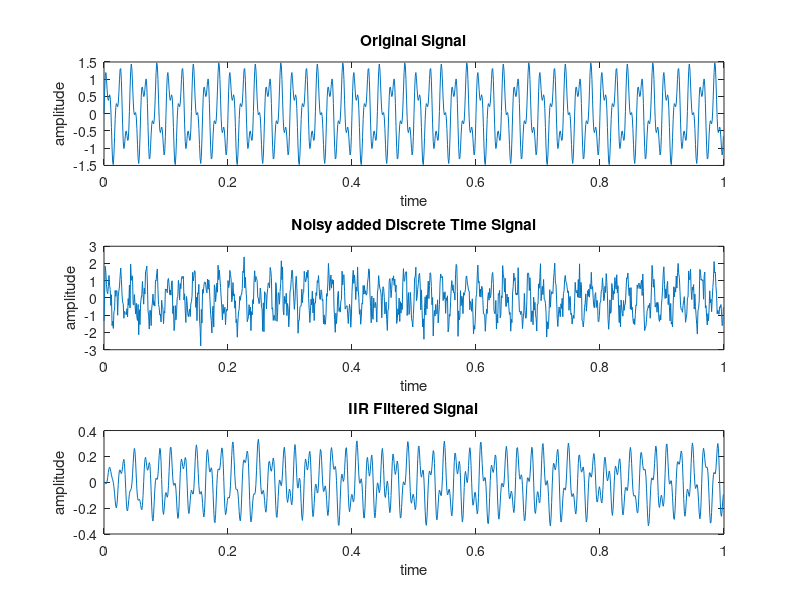
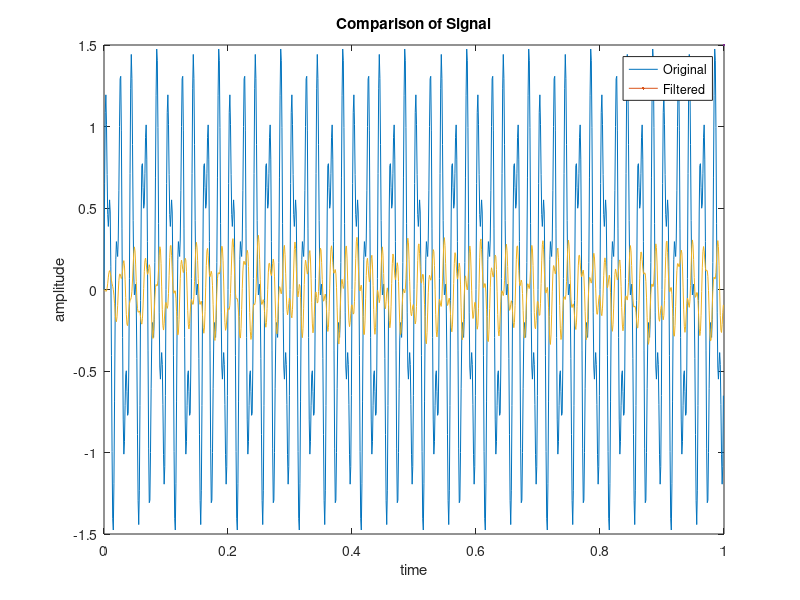

Here is the MATLAB script that generated these plots, in order:
close; clc; clear;

fs=1000;
N=1000;
t=(0:N-1)/fs;

f1=50;
f2=120;

d=sin(2*pi*f1*t)+0.5*sin(2*pi*f2*t);

rng(1);
noise=0.5*randn(1,N);

x=d+noise;

[Pxx,f]=pwelch(x,[],[],[],fs);

[Pdx,N]=cpsd(d,x,[],[],[],fs);

H=Pdx./Pxx;
omega=2*pi*f/fs;

Nz=4;
Np=4;

[b_IIR,a_IIR]=invfreqz(H,omega,Nz,Np);

Y_IIR=filter(b_IIR,a_IIR,x);

MSE=mean((d-Y_IIR).^2);

fprintf("MSE = %.6f \n",MSE);

figure;
subplot(3,1,1);
plot(t,d);
title("Original Signal");
xlabel("time");
ylabel("amplitude");

subplot(3,1,2);
plot(t,x);
title("Noisy added Discrete Time Signal");
xlabel("time");
ylabel("amplitude");

subplot(3,1,3);
plot(t,Y_IIR);
title("IIR Filtered Signal");
xlabel("time");
ylabel("amplitude");

figure;
plot(t,d,LineWidth=1.5);

hold on;
plot(t,Y_IIR,LineWidth=1.5);
title("Comparison of Signal");
xlabel("time");
ylabel("amplitude");
legend('Original','Filtered');
